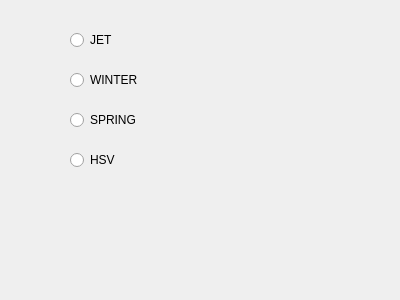
<?xml version="1.0" encoding="UTF-8"?>
<ui version="4.0">
 <class>Color_falso</class>
 <widget class="QDialog" name="Color_falso">
  <property name="geometry">
   <rect>
    <x>0</x>
    <y>0</y>
    <width>400</width>
    <height>300</height>
   </rect>
  </property>
  <property name="windowTitle">
   <string>Dialog</string>
  </property>
  <widget class="QRadioButton" name="radioButton">
   <property name="geometry">
    <rect>
     <x>70</x>
     <y>30</y>
     <width>95</width>
     <height>20</height>
    </rect>
   </property>
   <property name="text">
    <string>JET</string>
   </property>
  </widget>
  <widget class="QRadioButton" name="radioButton_2">
   <property name="geometry">
    <rect>
     <x>70</x>
     <y>70</y>
     <width>95</width>
     <height>20</height>
    </rect>
   </property>
   <property name="text">
    <string>WINTER</string>
   </property>
  </widget>
  <widget class="QRadioButton" name="radioButton_3">
   <property name="geometry">
    <rect>
     <x>70</x>
     <y>110</y>
     <width>95</width>
     <height>20</height>
    </rect>
   </property>
   <property name="text">
    <string>SPRING</string>
   </property>
  </widget>
  <widget class="QRadioButton" name="radioButton_4">
   <property name="geometry">
    <rect>
     <x>70</x>
     <y>150</y>
     <width>95</width>
     <height>20</height>
    </rect>
   </property>
   <property name="text">
    <string>HSV</string>
   </property>
  </widget>
 </widget>
 <resources/>
 <connections/>
</ui>
